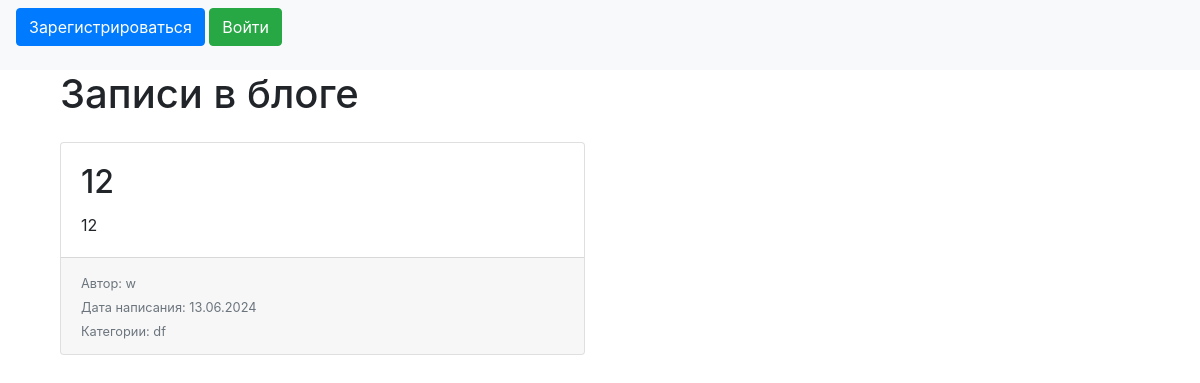
Before: / with the older database file.
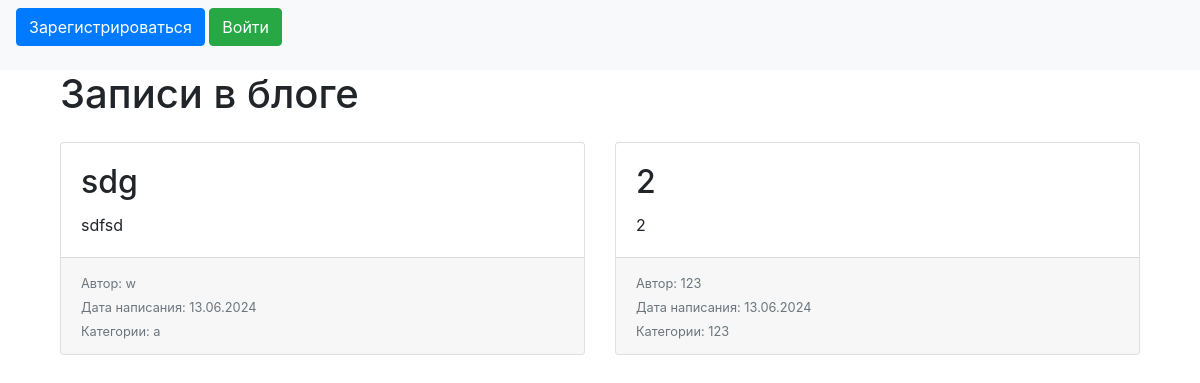
After: the same page with the newer database file.
### data/news.py (models this page shows)
class News(SqlAlchemyBase):
    __tablename__ = 'news'
    id = sqlalchemy.Column(sqlalchemy.Integer,primary_key=True, autoincrement=True)
    title = sqlalchemy.Column(sqlalchemy.String, nullable=True)
    content = sqlalchemy.Column(sqlalchemy.String, nullable=True)
    created_date = sqlalchemy.Column(sqlalchemy.DateTime,default=datetime.datetime.now)
    is_private = sqlalchemy.Column(sqlalchemy.Boolean, default=True)
    user_id = sqlalchemy.Column(sqlalchemy.Integer,sqlalchemy.ForeignKey("users.id"))
    user = orm.relationship('User')
    categories = orm.relationship("Category",secondary="association",backref="news")

### data/users.py (models this page shows, shortened)
class User(SqlAlchemyBase, UserMixin):
    __tablename__ = 'users' # чтобы обозначить, что User — не обычный класс, а именно класс модели, его необходимо унаследовать от объекта класса SqlAlchemyBase
    id = sqlalchemy.Column(sqlalchemy.Integer, primary_key=True, autoincrement=True)
    name = sqlalchemy.Column(sqlalchemy.String, nullable=True)
    about = sqlalchemy.Column(sqlalchemy.String, nullable=True)
    email = sqlalchemy.Column(sqlalchemy.String,index=True, unique=True, nullable=True)
    hashed_password = sqlalchemy.Column(sqlalchemy.String, nullable=True)
    created_date = sqlalchemy.Column(sqlalchemy.DateTime,default=datetime.datetime.now)
    news = orm.relationship("News", back_populates='user')

### data/category.py (models this page shows)
class Category(SqlAlchemyBase):
    __tablename__ = 'category'
    id = sqlalchemy.Column(sqlalchemy.Integer, primary_key=True,autoincrement=True)
    name = sqlalchemy.Column(sqlalchemy.String, nullable=True)

### main.py (the view)
@app.route("/")
def index():
    db_sess = db_session.create_session()
    if current_user.is_authenticated:
        news = db_sess.query(News).filter((News.user == current_user) | (News.is_private != True))
    else:
        news = db_sess.query(News).filter(News.is_private != True)
    return render_template("index.html", news=news)

### data/db_session.py (called while the page is built)
def create_session() -> Session: # нужна для получения сессии подключения к нашей базе данных
    global __factory
    return __factory()

### templates/index.html (shortened to what this page needs)
{% extends "base.html" %}
{% block content %}
<div class="container">
    <h1 class="mb-4">Записи в блоге</h1>
    <div class="row">
        {% for item in news %}
        <div class="col-md-6 mb-4">
            <div class="card h-100">
                <div class="card-body">
                    <h2 class="card-title">{{ item.title }}</h2>
                    <p class="card-text">{{ item.content }}</p>
                </div>
                <div class="card-footer">
                    <small class="text-muted">Автор: {{ item.user.name }}</small><br>
                    <small class="text-muted">Дата написания: {{ item.created_date.strftime('%d.%m.%Y') }}</small><br>
                    <small class="text-muted">Категории:
                        {% for category in item.categories %}
                            {{ category.name }}{% if not loop.last %}, {% endif %}
                        {% endfor %}
                    </small>
                </div>
            </div>
        </div>
        {% endfor %}
    </div>
</div>
{% endblock %}

### templates/base.html (shortened to what this page needs)
<!doctype html>
<html lang="en">
<head>
    <link rel="stylesheet" href="https://stackpath.bootstrapcdn.com/bootstrap/4.4.1/css/bootstrap.min.css"
>
</head>
<body>
    <header>
        <nav class="navbar navbar-light bg-light">
            {% if current_user.is_authenticated %}
            <a class="navbar-brand" href="/logout">{{ current_user.name }}</a>
            {% else %}
            <p>
                <a class="btn btn-primary " href="/register">Зарегистрироваться</a>
                <a class="btn btn-success" href="/login">Войти</a>
            </p>
            {% endif %}
        </nav>
    </header>
    <main role="main" class="container">
        {% block content %}{% endblock %}
    </main>
</body>
</html>

Changed rows visible on the page:
removed News: title "12", content "12", user.name "w", created_date "13.06.2024"
no longer on this page (row unchanged): Category: name "df", shown under "12"
added News: title "sdg", content "sdfsd", user.name "w", created_date "13.06.2024"
now on this page (row unchanged): Category: name "a", shown under "sdg"
added News: title "2", content "2", user.name "123", created_date "13.06.2024"
added Category: name "123", shown under "2"
